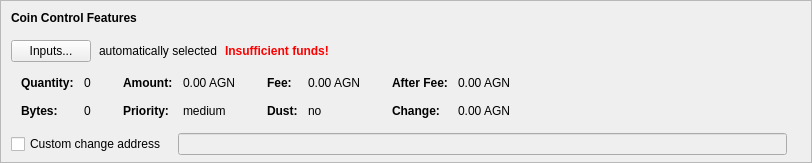
    <widget class="QFrame" name="frameCoinControl">
     <property name="sizePolicy">
      <sizepolicy hsizetype="Expanding" vsizetype="Expanding">
       <horstretch>0</horstretch>
       <verstretch>0</verstretch>
      </sizepolicy>
     </property>
     <property name="maximumSize">
      <size>
       <width>16777215</width>
       <height>16777215</height>
      </size>
     </property>
     <property name="frameShape">
      <enum>QFrame::StyledPanel</enum>
     </property>
     <property name="frameShadow">
      <enum>QFrame::Sunken</enum>
     </property>
     <layout class="QVBoxLayout" name="verticalLayoutCoinControl2">
      <property name="spacing">
       <number>0</number>
      </property>
      <property name="leftMargin">
       <number>0</number>
      </property>
      <property name="topMargin">
       <number>0</number>
      </property>
      <property name="rightMargin">
       <number>0</number>
      </property>
      <property name="bottomMargin">
       <number>6</number>
      </property>
      <item>
       <layout class="QVBoxLayout" name="verticalLayoutCoinControl" stretch="0,0,0,0,1">
        <property name="spacing">
         <number>0</number>
        </property>
        <property name="leftMargin">
         <number>10</number>
        </property>
        <property name="topMargin">
         <number>10</number>
        </property>
        <item>
         <layout class="QHBoxLayout" name="horizontalLayoutCoinControl1">
          <property name="bottomMargin">
           <number>15</number>
          </property>
          <item>
           <widget class="QLabel" name="labelCoinControlFeatures">
            <property name="sizePolicy">
             <sizepolicy hsizetype="Preferred" vsizetype="Maximum">
              <horstretch>0</horstretch>
              <verstretch>0</verstretch>
             </sizepolicy>
            </property>
            <property name="font">
             <font>
              <weight>75</weight>
              <bold>true</bold>
             </font>
            </property>
            <property name="styleSheet">
             <string notr="true">font-weight:bold;</string>
            </property>
            <property name="text">
             <string>Coin Control Features</string>
            </property>
           </widget>
          </item>
         </layout>
        </item>
        <item>
         <layout class="QHBoxLayout" name="horizontalLayoutCoinControl2" stretch="0,0,0,0">
          <property name="spacing">
           <number>8</number>
          </property>
          <property name="bottomMargin">
           <number>10</number>
          </property>
          <item>
           <widget class="QPushButton" name="pushButtonCoinControl">
            <property name="styleSheet">
             <string notr="true"/>
            </property>
            <property name="text">
             <string>Inputs...</string>
            </property>
            <property name="autoDefault">
             <bool>false</bool>
            </property>
           </widget>
          </item>
          <item>
           <widget class="QLabel" name="labelCoinControlAutomaticallySelected">
            <property name="text">
             <string>automatically selected</string>
            </property>
            <property name="margin">
             <number>5</number>
            </property>
           </widget>
          </item>
          <item>
           <widget class="QLabel" name="labelCoinControlInsuffFunds">
            <property name="font">
             <font>
              <weight>75</weight>
              <bold>true</bold>
             </font>
            </property>
            <property name="styleSheet">
             <string notr="true">color:red;font-weight:bold;</string>
            </property>
            <property name="text">
             <string>Insufficient funds!</string>
            </property>
            <property name="margin">
             <number>5</number>
            </property>
           </widget>
          </item>
          <item>
           <spacer name="horizontalSpacerCoinControl">
            <property name="orientation">
             <enum>Qt::Horizontal</enum>
            </property>
            <property name="sizeHint" stdset="0">
             <size>
              <width>40</width>
              <height>1</height>
             </size>
            </property>
           </spacer>
          </item>
         </layout>
        </item>
        <item>
         <widget class="QWidget" name="widgetCoinControl" native="true">
          <property name="sizePolicy">
           <sizepolicy hsizetype="Preferred" vsizetype="Preferred">
            <horstretch>0</horstretch>
            <verstretch>0</verstretch>
           </sizepolicy>
          </property>
          <property name="minimumSize">
           <size>
            <width>0</width>
            <height>0</height>
           </size>
          </property>
          <property name="styleSheet">
           <string notr="true"/>
          </property>
          <layout class="QHBoxLayout" name="horizontalLayoutCoinControl5">
           <property name="leftMargin">
            <number>0</number>
           </property>
           <property name="topMargin">
            <number>0</number>
           </property>
           <property name="rightMargin">
            <number>0</number>
           </property>
           <property name="bottomMargin">
            <number>0</number>
           </property>
           <item>
            <layout class="QHBoxLayout" name="horizontalLayoutCoinControl3" stretch="0,0,0,1">
             <property name="spacing">
              <number>20</number>
             </property>
             <property name="topMargin">
              <number>0</number>
             </property>
             <property name="bottomMargin">
              <number>10</number>
             </property>
             <item>
              <layout class="QFormLayout" name="formLayoutCoinControl1">
               <property name="horizontalSpacing">
                <number>10</number>
               </property>
               <property name="verticalSpacing">
                <number>14</number>
               </property>
               <property name="leftMargin">
                <number>10</number>
               </property>
               <property name="topMargin">
                <number>4</number>
               </property>
               <property name="rightMargin">
                <number>6</number>
               </property>
               <item row="0" column="0">
                <widget class="QLabel" name="labelCoinControlQuantityText">
                 <property name="font">
                  <font>
                   <weight>75</weight>
                   <bold>true</bold>
                  </font>
                 </property>
                 <property name="text">
                  <string>Quantity:</string>
                 </property>
                 <property name="margin">
                  <number>0</number>
                 </property>
                </widget>
               </item>
               <item row="0" column="1">
                <widget class="QLabel" name="labelCoinControlQuantity">
                 <property name="cursor">
                  <cursorShape>IBeamCursor</cursorShape>
                 </property>
                 <property name="contextMenuPolicy">
                  <enum>Qt::ActionsContextMenu</enum>
                 </property>
                 <property name="text">
                  <string notr="true">0</string>
                 </property>
                 <property name="margin">
                  <number>0</number>
                 </property>
                 <property name="textInteractionFlags">
                  <set>Qt::LinksAccessibleByMouse|Qt::TextSelectableByKeyboard|Qt::TextSelectableByMouse</set>
                 </property>
                </widget>
               </item>
               <item row="1" column="0">
                <widget class="QLabel" name="labelCoinControlBytesText">
                 <property name="font">
                  <font>
                   <weight>75</weight>
                   <bold>true</bold>
                  </font>
                 </property>
                 <property name="text">
                  <string>Bytes:</string>
                 </property>
                </widget>
               </item>
               <item row="1" column="1">
                <widget class="QLabel" name="labelCoinControlBytes">
                 <property name="cursor">
                  <cursorShape>IBeamCursor</cursorShape>
                 </property>
                 <property name="contextMenuPolicy">
                  <enum>Qt::ActionsContextMenu</enum>
                 </property>
                 <property name="text">
                  <string notr="true">0</string>
                 </property>
                 <property name="textInteractionFlags">
                  <set>Qt::LinksAccessibleByMouse|Qt::TextSelectableByKeyboard|Qt::TextSelectableByMouse</set>
                 </property>
                </widget>
               </item>
              </layout>
             </item>
             <item>
              <layout class="QFormLayout" name="formLayoutCoinControl2">
               <property name="horizontalSpacing">
                <number>10</number>
               </property>
               <property name="verticalSpacing">
                <number>14</number>
               </property>
               <property name="leftMargin">
                <number>6</number>
               </property>
               <property name="topMargin">
                <number>4</number>
               </property>
               <property name="rightMargin">
                <number>6</number>
               </property>
               <item row="0" column="0">
                <widget class="QLabel" name="labelCoinControlAmountText">
                 <property name="font">
                  <font>
                   <weight>75</weight>
                   <bold>true</bold>
                  </font>
                 </property>
                 <property name="text">
                  <string>Amount:</string>
                 </property>
                 <property name="margin">
                  <number>0</number>
                 </property>
                </widget>
               </item>
               <item row="0" column="1">
                <widget class="QLabel" name="labelCoinControlAmount">
                 <property name="cursor">
                  <cursorShape>IBeamCursor</cursorShape>
                 </property>
                 <property name="contextMenuPolicy">
                  <enum>Qt::ActionsContextMenu</enum>
                 </property>
                 <property name="text">
                  <string notr="true">0.00 AGN</string>
                 </property>
                 <property name="textInteractionFlags">
                  <set>Qt::LinksAccessibleByMouse|Qt::TextSelectableByKeyboard|Qt::TextSelectableByMouse</set>
                 </property>
                </widget>
               </item>
               <item row="1" column="0">
                <widget class="QLabel" name="labelCoinControlPriorityText">
                 <property name="font">
                  <font>
                   <weight>75</weight>
                   <bold>true</bold>
                  </font>
                 </property>
                 <property name="text">
                  <string>Priority:</string>
                 </property>
                </widget>
               </item>
               <item row="1" column="1">
                <widget class="QLabel" name="labelCoinControlPriority">
                 <property name="cursor">
                  <cursorShape>IBeamCursor</cursorShape>
                 </property>
                 <property name="contextMenuPolicy">
                  <enum>Qt::ActionsContextMenu</enum>
                 </property>
                 <property name="text">
                  <string>medium</string>
                 </property>
                 <property name="textInteractionFlags">
                  <set>Qt::LinksAccessibleByMouse|Qt::TextSelectableByKeyboard|Qt::TextSelectableByMouse</set>
                 </property>
                </widget>
               </item>
              </layout>
             </item>
             <item>
              <layout class="QFormLayout" name="formLayoutCoinControl3">
               <property name="horizontalSpacing">
                <number>10</number>
               </property>
               <property name="verticalSpacing">
                <number>14</number>
               </property>
               <property name="leftMargin">
                <number>6</number>
               </property>
               <property name="topMargin">
                <number>4</number>
               </property>
               <property name="rightMargin">
                <number>6</number>
               </property>
               <item row="0" column="0">
                <widget class="QLabel" name="labelCoinControlFeeText">
                 <property name="font">
                  <font>
                   <weight>75</weight>
                   <bold>true</bold>
                  </font>
                 </property>
                 <property name="text">
                  <string>Fee:</string>
                 </property>
                 <property name="margin">
                  <number>0</number>
                 </property>
                </widget>
               </item>
               <item row="0" column="1">
                <widget class="QLabel" name="labelCoinControlFee">
                 <property name="cursor">
                  <cursorShape>IBeamCursor</cursorShape>
                 </property>
                 <property name="contextMenuPolicy">
                  <enum>Qt::ActionsContextMenu</enum>
                 </property>
                 <property name="text">
                  <string notr="true">0.00 AGN</string>
                 </property>
                 <property name="textInteractionFlags">
                  <set>Qt::LinksAccessibleByMouse|Qt::TextSelectableByKeyboard|Qt::TextSelectableByMouse</set>
                 </property>
                </widget>
               </item>
               <item row="1" column="0">
                <widget class="QLabel" name="labelCoinControlLowOutputText">
                 <property name="font">
                  <font>
                   <weight>75</weight>
                   <bold>true</bold>
                  </font>
                 </property>
                 <property name="text">
                  <string>Dust:</string>
                 </property>
                </widget>
               </item>
               <item row="1" column="1">
                <widget class="QLabel" name="labelCoinControlLowOutput">
                 <property name="cursor">
                  <cursorShape>IBeamCursor</cursorShape>
                 </property>
                 <property name="contextMenuPolicy">
                  <enum>Qt::ActionsContextMenu</enum>
                 </property>
                 <property name="text">
                  <string>no</string>
                 </property>
                 <property name="textInteractionFlags">
                  <set>Qt::LinksAccessibleByMouse|Qt::TextSelectableByKeyboard|Qt::TextSelectableByMouse</set>
                 </property>
                </widget>
               </item>
              </layout>
             </item>
             <item>
              <layout class="QFormLayout" name="formLayoutCoinControl4">
               <property name="horizontalSpacing">
                <number>10</number>
               </property>
               <property name="verticalSpacing">
                <number>14</number>
               </property>
               <property name="leftMargin">
                <number>6</number>
               </property>
               <property name="topMargin">
                <number>4</number>
               </property>
               <property name="rightMargin">
                <number>6</number>
               </property>
               <item row="0" column="0">
                <widget class="QLabel" name="labelCoinControlAfterFeeText">
                 <property name="font">
                  <font>
                   <weight>75</weight>
                   <bold>true</bold>
                  </font>
                 </property>
                 <property name="text">
                  <string>After Fee:</string>
                 </property>
                 <property name="margin">
                  <number>0</number>
                 </property>
                </widget>
               </item>
               <item row="0" column="1">
                <widget class="QLabel" name="labelCoinControlAfterFee">
                 <property name="cursor">
                  <cursorShape>IBeamCursor</cursorShape>
                 </property>
                 <property name="contextMenuPolicy">
                  <enum>Qt::ActionsContextMenu</enum>
                 </property>
                 <property name="text">
                  <string notr="true">0.00 AGN</string>
                 </property>
                 <property name="textInteractionFlags">
                  <set>Qt::LinksAccessibleByMouse|Qt::TextSelectableByKeyboard|Qt::TextSelectableByMouse</set>
                 </property>
                </widget>
               </item>
               <item row="1" column="0">
                <widget class="QLabel" name="labelCoinControlChangeText">
                 <property name="font">
                  <font>
                   <weight>75</weight>
                   <bold>true</bold>
                  </font>
                 </property>
                 <property name="text">
                  <string>Change:</string>
                 </property>
                </widget>
               </item>
               <item row="1" column="1">
                <widget class="QLabel" name="labelCoinControlChange">
                 <property name="cursor">
                  <cursorShape>IBeamCursor</cursorShape>
                 </property>
                 <property name="contextMenuPolicy">
                  <enum>Qt::ActionsContextMenu</enum>
                 </property>
                 <property name="text">
                  <string notr="true">0.00 AGN</string>
                 </property>
                 <property name="textInteractionFlags">
                  <set>Qt::LinksAccessibleByMouse|Qt::TextSelectableByKeyboard|Qt::TextSelectableByMouse</set>
                 </property>
                </widget>
               </item>
              </layout>
             </item>
            </layout>
           </item>
          </layout>
         </widget>
        </item>
        <item>
         <layout class="QHBoxLayout" name="horizontalLayoutCoinControl4" stretch="0,0,0">
          <property name="spacing">
           <number>12</number>
          </property>
          <property name="sizeConstraint">
           <enum>QLayout::SetDefaultConstraint</enum>
          </property>
          <property name="topMargin">
           <number>5</number>
          </property>
          <property name="rightMargin">
           <number>5</number>
          </property>
          <item>
           <widget class="QCheckBox" name="checkBoxCoinControlChange">
            <property name="toolTip">
             <string>If this is activated, but the change address is empty or invalid, change will be sent to a newly generated address.</string>
            </property>
            <property name="text">
             <string>Custom change address</string>
            </property>
           </widget>
          </item>
          <item>
           <widget class="QValidatedLineEdit" name="lineEditCoinControlChange">
            <property name="enabled">
             <bool>false</bool>
            </property>
            <property name="sizePolicy">
             <sizepolicy hsizetype="Expanding" vsizetype="Fixed">
              <horstretch>0</horstretch>
              <verstretch>0</verstretch>
             </sizepolicy>
            </property>
           </widget>
          </item>
          <item>
           <widget class="QLabel" name="labelCoinControlChangeLabel">
            <property name="sizePolicy">
             <sizepolicy hsizetype="Preferred" vsizetype="Expanding">
              <horstretch>0</horstretch>
              <verstretch>0</verstretch>
             </sizepolicy>
            </property>
            <property name="minimumSize">
             <size>
              <width>0</width>
              <height>0</height>
             </size>
            </property>
            <property name="text">
             <string/>
            </property>
            <property name="margin">
             <number>3</number>
            </property>
           </widget>
          </item>
         </layout>
        </item>
        <item>
         <spacer name="verticalSpacerCoinControl">
          <property name="orientation">
           <enum>Qt::Vertical</enum>
          </property>
          <property name="sizeHint" stdset="0">
           <size>
            <width>800</width>
            <height>1</height>
           </size>
          </property>
         </spacer>
        </item>
       </layout>
      </item>
     </layout>
    </widget>
